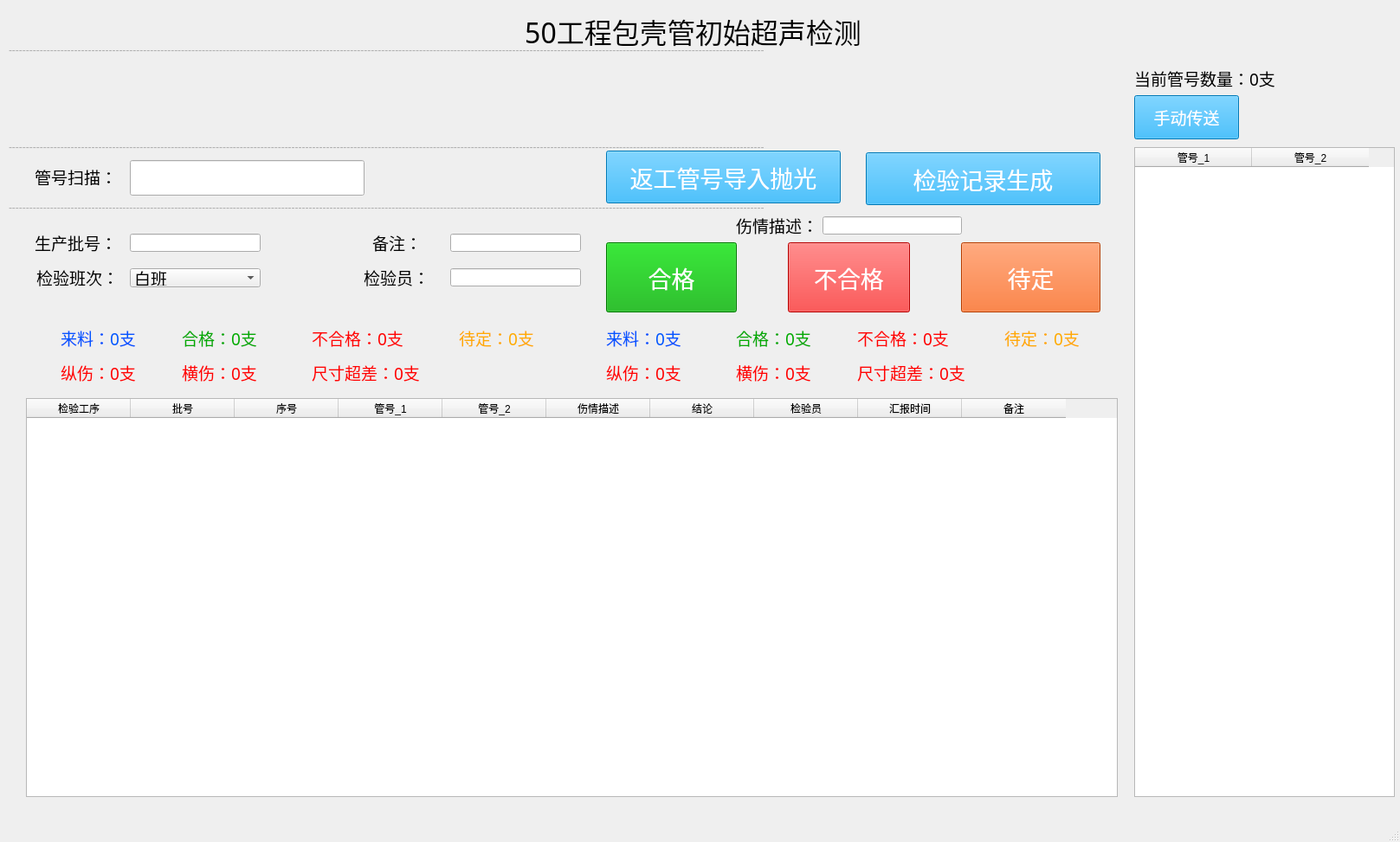
<?xml version="1.0" encoding="UTF-8"?>
<ui version="4.0">
 <class>MainWindow</class>
 <widget class="QMainWindow" name="MainWindow">
  <property name="geometry">
   <rect>
    <x>0</x>
    <y>0</y>
    <width>1617</width>
    <height>973</height>
   </rect>
  </property>
  <property name="windowTitle">
   <string>50工程包壳管初始超声检测</string>
  </property>
  <widget class="QWidget" name="centralwidget">
   <widget class="QLabel" name="label">
    <property name="geometry">
     <rect>
      <x>0</x>
      <y>0</y>
      <width>1601</width>
      <height>71</height>
     </rect>
    </property>
    <property name="font">
     <font>
      <family>黑体</family>
      <pointsize>24</pointsize>
     </font>
    </property>
    <property name="text">
     <string>50工程包壳管初始超声检测</string>
    </property>
    <property name="alignment">
     <set>Qt::AlignCenter</set>
    </property>
   </widget>
   <widget class="QLineEdit" name="Scan">
    <property name="geometry">
     <rect>
      <x>150</x>
      <y>185</y>
      <width>271</width>
      <height>41</height>
     </rect>
    </property>
    <property name="font">
     <font>
      <family>黑体</family>
      <pointsize>28</pointsize>
     </font>
    </property>
   </widget>
   <widget class="QLabel" name="show_Barcode">
    <property name="geometry">
     <rect>
      <x>30</x>
      <y>80</y>
      <width>1251</width>
      <height>81</height>
     </rect>
    </property>
    <property name="font">
     <font>
      <family>黑体</family>
      <pointsize>72</pointsize>
     </font>
    </property>
    <property name="styleSheet">
     <string notr="true">color:red</string>
    </property>
    <property name="text">
     <string/>
    </property>
    <property name="alignment">
     <set>Qt::AlignCenter</set>
    </property>
   </widget>
   <widget class="QLabel" name="label_3">
    <property name="geometry">
     <rect>
      <x>40</x>
      <y>194</y>
      <width>91</width>
      <height>20</height>
     </rect>
    </property>
    <property name="font">
     <font>
      <family>黑体</family>
      <pointsize>14</pointsize>
     </font>
    </property>
    <property name="text">
     <string>管号扫描：</string>
    </property>
   </widget>
   <widget class="QPushButton" name="hege_btn">
    <property name="geometry">
     <rect>
      <x>700</x>
      <y>280</y>
      <width>151</width>
      <height>81</height>
     </rect>
    </property>
    <property name="font">
     <font>
      <family>黑体</family>
      <pointsize>20</pointsize>
     </font>
    </property>
    <property name="styleSheet">
     <string notr="true">color:white;
background-color: rgb(0, 170, 0);</string>
    </property>
    <property name="text">
     <string>合格</string>
    </property>
   </widget>
   <widget class="QPushButton" name="buhege_btn">
    <property name="geometry">
     <rect>
      <x>910</x>
      <y>280</y>
      <width>141</width>
      <height>81</height>
     </rect>
    </property>
    <property name="font">
     <font>
      <family>黑体</family>
      <pointsize>20</pointsize>
     </font>
    </property>
    <property name="styleSheet">
     <string notr="true">color:white;
background-color: rgb(255, 0, 0);</string>
    </property>
    <property name="text">
     <string>不合格</string>
    </property>
   </widget>
   <widget class="QPushButton" name="daiding_btn">
    <property name="geometry">
     <rect>
      <x>1110</x>
      <y>280</y>
      <width>161</width>
      <height>81</height>
     </rect>
    </property>
    <property name="font">
     <font>
      <family>黑体</family>
      <pointsize>20</pointsize>
     </font>
    </property>
    <property name="styleSheet">
     <string notr="true">color:white;
background-color: rgb(255, 85, 0);</string>
    </property>
    <property name="text">
     <string>待定</string>
    </property>
   </widget>
   <widget class="QLabel" name="label_6">
    <property name="geometry">
     <rect>
      <x>420</x>
      <y>310</y>
      <width>91</width>
      <height>21</height>
     </rect>
    </property>
    <property name="font">
     <font>
      <family>黑体</family>
      <pointsize>14</pointsize>
     </font>
    </property>
    <property name="text">
     <string>检验员：</string>
    </property>
   </widget>
   <widget class="QLineEdit" name="biaozhun">
    <property name="geometry">
     <rect>
      <x>520</x>
      <y>270</y>
      <width>151</width>
      <height>21</height>
     </rect>
    </property>
    <property name="font">
     <font>
      <family>黑体</family>
      <pointsize>14</pointsize>
     </font>
    </property>
    <property name="styleSheet">
     <string notr="true"/>
    </property>
   </widget>
   <widget class="QLabel" name="label_4">
    <property name="geometry">
     <rect>
      <x>40</x>
      <y>270</y>
      <width>91</width>
      <height>21</height>
     </rect>
    </property>
    <property name="font">
     <font>
      <family>黑体</family>
      <pointsize>14</pointsize>
     </font>
    </property>
    <property name="text">
     <string>生产批号：</string>
    </property>
   </widget>
   <widget class="QLabel" name="label_5">
    <property name="geometry">
     <rect>
      <x>430</x>
      <y>270</y>
      <width>91</width>
      <height>21</height>
     </rect>
    </property>
    <property name="font">
     <font>
      <family>黑体</family>
      <pointsize>14</pointsize>
     </font>
    </property>
    <property name="text">
     <string>备注：</string>
    </property>
   </widget>
   <widget class="QLineEdit" name="jianyanyuan">
    <property name="geometry">
     <rect>
      <x>520</x>
      <y>310</y>
      <width>151</width>
      <height>21</height>
     </rect>
    </property>
    <property name="font">
     <font>
      <family>黑体</family>
      <pointsize>14</pointsize>
     </font>
    </property>
    <property name="styleSheet">
     <string notr="true"/>
    </property>
   </widget>
   <widget class="QLineEdit" name="pihao">
    <property name="geometry">
     <rect>
      <x>150</x>
      <y>270</y>
      <width>151</width>
      <height>21</height>
     </rect>
    </property>
    <property name="font">
     <font>
      <family>黑体</family>
      <pointsize>14</pointsize>
     </font>
    </property>
    <property name="styleSheet">
     <string notr="true"/>
    </property>
   </widget>
   <widget class="QLabel" name="label_7">
    <property name="geometry">
     <rect>
      <x>42</x>
      <y>310</y>
      <width>91</width>
      <height>21</height>
     </rect>
    </property>
    <property name="font">
     <font>
      <family>黑体</family>
      <pointsize>14</pointsize>
     </font>
    </property>
    <property name="text">
     <string>检验班次：</string>
    </property>
   </widget>
   <widget class="QComboBox" name="banci">
    <property name="geometry">
     <rect>
      <x>150</x>
      <y>310</y>
      <width>151</width>
      <height>22</height>
     </rect>
    </property>
    <property name="font">
     <font>
      <family>黑体</family>
      <pointsize>14</pointsize>
     </font>
    </property>
    <property name="styleSheet">
     <string notr="true"/>
    </property>
    <item>
     <property name="text">
      <string>白班</string>
     </property>
    </item>
    <item>
     <property name="text">
      <string>中班</string>
     </property>
    </item>
    <item>
     <property name="text">
      <string>夜班</string>
     </property>
    </item>
   </widget>
   <widget class="QTableWidget" name="table_data">
    <property name="geometry">
     <rect>
      <x>30</x>
      <y>460</y>
      <width>1261</width>
      <height>461</height>
     </rect>
    </property>
    <property name="autoScroll">
     <bool>true</bool>
    </property>
    <property name="editTriggers">
     <set>QAbstractItemView::NoEditTriggers</set>
    </property>
    <property name="verticalScrollMode">
     <enum>QAbstractItemView::ScrollPerItem</enum>
    </property>
    <property name="sortingEnabled">
     <bool>false</bool>
    </property>
    <property name="cornerButtonEnabled">
     <bool>true</bool>
    </property>
    <attribute name="horizontalHeaderMinimumSectionSize">
     <number>30</number>
    </attribute>
    <attribute name="horizontalHeaderDefaultSectionSize">
     <number>120</number>
    </attribute>
    <attribute name="verticalHeaderMinimumSectionSize">
     <number>25</number>
    </attribute>
    <attribute name="verticalHeaderDefaultSectionSize">
     <number>30</number>
    </attribute>
    <column>
     <property name="text">
      <string>检验工序</string>
     </property>
    </column>
    <column>
     <property name="text">
      <string>批号</string>
     </property>
    </column>
    <column>
     <property name="text">
      <string>序号</string>
     </property>
    </column>
    <column>
     <property name="text">
      <string>管号_1</string>
     </property>
    </column>
    <column>
     <property name="text">
      <string>管号_2</string>
     </property>
    </column>
    <column>
     <property name="text">
      <string>伤情描述</string>
     </property>
    </column>
    <column>
     <property name="text">
      <string>结论</string>
     </property>
    </column>
    <column>
     <property name="text">
      <string>检验员</string>
     </property>
    </column>
    <column>
     <property name="text">
      <string>汇报时间</string>
     </property>
    </column>
    <column>
     <property name="text">
      <string>备注</string>
     </property>
    </column>
   </widget>
   <widget class="QLabel" name="label_2">
    <property name="geometry">
     <rect>
      <x>10</x>
      <y>160</y>
      <width>1271</width>
      <height>20</height>
     </rect>
    </property>
    <property name="styleSheet">
     <string notr="true">color: rgb(173, 173, 173);</string>
    </property>
    <property name="text">
     <string>---------------------------------------------------------------------------------------------------------------------------------------------------------------------------------------------------------------------------</string>
    </property>
   </widget>
   <widget class="QLabel" name="label_8">
    <property name="geometry">
     <rect>
      <x>10</x>
      <y>230</y>
      <width>1271</width>
      <height>20</height>
     </rect>
    </property>
    <property name="styleSheet">
     <string notr="true">color: rgb(173, 173, 173);</string>
    </property>
    <property name="text">
     <string>---------------------------------------------------------------------------------------------------------------------------------------------------------------------------------------------------------------------------</string>
    </property>
   </widget>
   <widget class="QLabel" name="label_9">
    <property name="geometry">
     <rect>
      <x>10</x>
      <y>50</y>
      <width>1271</width>
      <height>16</height>
     </rect>
    </property>
    <property name="styleSheet">
     <string notr="true">color: rgb(173, 173, 173);</string>
    </property>
    <property name="text">
     <string>---------------------------------------------------------------------------------------------------------------------------------------------------------------------------------------------------------------------------</string>
    </property>
   </widget>
   <widget class="QPushButton" name="daiding_btn_R">
    <property name="geometry">
     <rect>
      <x>700</x>
      <y>174</y>
      <width>271</width>
      <height>61</height>
     </rect>
    </property>
    <property name="font">
     <font>
      <family>黑体</family>
      <pointsize>20</pointsize>
     </font>
    </property>
    <property name="styleSheet">
     <string notr="true">color:white;
background-color: rgb(0, 170, 255);</string>
    </property>
    <property name="text">
     <string>返工管号导入抛光</string>
    </property>
   </widget>
   <widget class="QLineEdit" name="shangqing">
    <property name="geometry">
     <rect>
      <x>950</x>
      <y>250</y>
      <width>161</width>
      <height>21</height>
     </rect>
    </property>
    <property name="font">
     <font>
      <family>黑体</family>
      <pointsize>14</pointsize>
     </font>
    </property>
    <property name="styleSheet">
     <string notr="true"/>
    </property>
   </widget>
   <widget class="QLabel" name="label_10">
    <property name="geometry">
     <rect>
      <x>850</x>
      <y>250</y>
      <width>91</width>
      <height>21</height>
     </rect>
    </property>
    <property name="font">
     <font>
      <family>黑体</family>
      <pointsize>14</pointsize>
     </font>
    </property>
    <property name="text">
     <string>伤情描述：</string>
    </property>
   </widget>
   <widget class="QLabel" name="HG">
    <property name="geometry">
     <rect>
      <x>210</x>
      <y>380</y>
      <width>131</width>
      <height>21</height>
     </rect>
    </property>
    <property name="font">
     <font>
      <family>黑体</family>
      <pointsize>14</pointsize>
     </font>
    </property>
    <property name="styleSheet">
     <string notr="true">color: rgb(0, 170, 0);</string>
    </property>
    <property name="text">
     <string>合格：0支</string>
    </property>
   </widget>
   <widget class="QLabel" name="BHG">
    <property name="geometry">
     <rect>
      <x>360</x>
      <y>380</y>
      <width>141</width>
      <height>21</height>
     </rect>
    </property>
    <property name="font">
     <font>
      <family>黑体</family>
      <pointsize>14</pointsize>
     </font>
    </property>
    <property name="styleSheet">
     <string notr="true">color: rgb(255, 0, 0);</string>
    </property>
    <property name="text">
     <string>不合格：0支</string>
    </property>
   </widget>
   <widget class="QLabel" name="DD">
    <property name="geometry">
     <rect>
      <x>530</x>
      <y>380</y>
      <width>141</width>
      <height>21</height>
     </rect>
    </property>
    <property name="font">
     <font>
      <family>黑体</family>
      <pointsize>14</pointsize>
     </font>
    </property>
    <property name="styleSheet">
     <string notr="true">color: rgb(255, 170, 0);</string>
    </property>
    <property name="text">
     <string>待定：0支</string>
    </property>
   </widget>
   <widget class="QLabel" name="LL">
    <property name="geometry">
     <rect>
      <x>70</x>
      <y>380</y>
      <width>131</width>
      <height>21</height>
     </rect>
    </property>
    <property name="font">
     <font>
      <family>黑体</family>
      <pointsize>14</pointsize>
     </font>
    </property>
    <property name="styleSheet">
     <string notr="true">color: rgb(0, 85, 255);</string>
    </property>
    <property name="text">
     <string>来料：0支</string>
    </property>
   </widget>
   <widget class="QPushButton" name="jilu_btn">
    <property name="geometry">
     <rect>
      <x>1000</x>
      <y>176</y>
      <width>271</width>
      <height>61</height>
     </rect>
    </property>
    <property name="font">
     <font>
      <family>黑体</family>
      <pointsize>20</pointsize>
     </font>
    </property>
    <property name="styleSheet">
     <string notr="true">color:white;
background-color: rgb(0, 170, 255);</string>
    </property>
    <property name="text">
     <string>检验记录生成</string>
    </property>
   </widget>
   <widget class="QTableWidget" name="table_Barcode">
    <property name="geometry">
     <rect>
      <x>1310</x>
      <y>170</y>
      <width>301</width>
      <height>751</height>
     </rect>
    </property>
    <attribute name="horizontalHeaderDefaultSectionSize">
     <number>135</number>
    </attribute>
    <column>
     <property name="text">
      <string>管号_1</string>
     </property>
    </column>
    <column>
     <property name="text">
      <string>管号_2</string>
     </property>
    </column>
   </widget>
   <widget class="QLabel" name="shu">
    <property name="geometry">
     <rect>
      <x>1310</x>
      <y>80</y>
      <width>301</width>
      <height>21</height>
     </rect>
    </property>
    <property name="font">
     <font>
      <family>黑体</family>
      <pointsize>14</pointsize>
     </font>
    </property>
    <property name="text">
     <string>当前管号数量：0支</string>
    </property>
   </widget>
   <widget class="QPushButton" name="chuansong_btn">
    <property name="geometry">
     <rect>
      <x>1310</x>
      <y>110</y>
      <width>121</width>
      <height>51</height>
     </rect>
    </property>
    <property name="font">
     <font>
      <family>SimSun</family>
      <pointsize>14</pointsize>
     </font>
    </property>
    <property name="styleSheet">
     <string notr="true">color:white;
background-color: rgb(0, 170, 255);</string>
    </property>
    <property name="text">
     <string>手动传送</string>
    </property>
   </widget>
   <widget class="QLabel" name="LL_2">
    <property name="geometry">
     <rect>
      <x>700</x>
      <y>380</y>
      <width>131</width>
      <height>21</height>
     </rect>
    </property>
    <property name="font">
     <font>
      <family>黑体</family>
      <pointsize>14</pointsize>
     </font>
    </property>
    <property name="styleSheet">
     <string notr="true">color: rgb(0, 85, 255);</string>
    </property>
    <property name="text">
     <string>来料：0支</string>
    </property>
   </widget>
   <widget class="QLabel" name="DD_2">
    <property name="geometry">
     <rect>
      <x>1160</x>
      <y>380</y>
      <width>111</width>
      <height>21</height>
     </rect>
    </property>
    <property name="font">
     <font>
      <family>黑体</family>
      <pointsize>14</pointsize>
     </font>
    </property>
    <property name="styleSheet">
     <string notr="true">color: rgb(255, 170, 0);</string>
    </property>
    <property name="text">
     <string>待定：0支</string>
    </property>
   </widget>
   <widget class="QLabel" name="BHG_2">
    <property name="geometry">
     <rect>
      <x>990</x>
      <y>380</y>
      <width>131</width>
      <height>21</height>
     </rect>
    </property>
    <property name="font">
     <font>
      <family>黑体</family>
      <pointsize>14</pointsize>
     </font>
    </property>
    <property name="styleSheet">
     <string notr="true">color: rgb(255, 0, 0);</string>
    </property>
    <property name="text">
     <string>不合格：0支</string>
    </property>
   </widget>
   <widget class="QLabel" name="HG_2">
    <property name="geometry">
     <rect>
      <x>850</x>
      <y>380</y>
      <width>131</width>
      <height>21</height>
     </rect>
    </property>
    <property name="font">
     <font>
      <family>黑体</family>
      <pointsize>14</pointsize>
     </font>
    </property>
    <property name="styleSheet">
     <string notr="true">color: rgb(0, 170, 0);</string>
    </property>
    <property name="text">
     <string>合格：0支</string>
    </property>
   </widget>
   <widget class="QLabel" name="BHG_ZS">
    <property name="geometry">
     <rect>
      <x>70</x>
      <y>420</y>
      <width>131</width>
      <height>21</height>
     </rect>
    </property>
    <property name="font">
     <font>
      <family>黑体</family>
      <pointsize>14</pointsize>
     </font>
    </property>
    <property name="styleSheet">
     <string notr="true">color: rgb(255, 0, 0);</string>
    </property>
    <property name="text">
     <string>纵伤：0支</string>
    </property>
   </widget>
   <widget class="QLabel" name="BHG_HS">
    <property name="geometry">
     <rect>
      <x>210</x>
      <y>420</y>
      <width>131</width>
      <height>21</height>
     </rect>
    </property>
    <property name="font">
     <font>
      <family>黑体</family>
      <pointsize>14</pointsize>
     </font>
    </property>
    <property name="styleSheet">
     <string notr="true">color: rgb(255, 0, 0);</string>
    </property>
    <property name="text">
     <string>横伤：0支</string>
    </property>
   </widget>
   <widget class="QLabel" name="BHG_CC">
    <property name="geometry">
     <rect>
      <x>360</x>
      <y>420</y>
      <width>181</width>
      <height>21</height>
     </rect>
    </property>
    <property name="font">
     <font>
      <family>黑体</family>
      <pointsize>14</pointsize>
     </font>
    </property>
    <property name="styleSheet">
     <string notr="true">color: rgb(255, 0, 0);</string>
    </property>
    <property name="text">
     <string>尺寸超差：0支</string>
    </property>
   </widget>
   <widget class="QLabel" name="BHG_2_ZS">
    <property name="geometry">
     <rect>
      <x>700</x>
      <y>420</y>
      <width>131</width>
      <height>21</height>
     </rect>
    </property>
    <property name="font">
     <font>
      <family>黑体</family>
      <pointsize>14</pointsize>
     </font>
    </property>
    <property name="styleSheet">
     <string notr="true">color: rgb(255, 0, 0);</string>
    </property>
    <property name="text">
     <string>纵伤：0支</string>
    </property>
   </widget>
   <widget class="QLabel" name="BHG_2_CC">
    <property name="geometry">
     <rect>
      <x>990</x>
      <y>420</y>
      <width>191</width>
      <height>21</height>
     </rect>
    </property>
    <property name="font">
     <font>
      <family>黑体</family>
      <pointsize>14</pointsize>
     </font>
    </property>
    <property name="styleSheet">
     <string notr="true">color: rgb(255, 0, 0);</string>
    </property>
    <property name="text">
     <string>尺寸超差：0支</string>
    </property>
   </widget>
   <widget class="QLabel" name="BHG_2_HS">
    <property name="geometry">
     <rect>
      <x>850</x>
      <y>420</y>
      <width>131</width>
      <height>21</height>
     </rect>
    </property>
    <property name="font">
     <font>
      <family>黑体</family>
      <pointsize>14</pointsize>
     </font>
    </property>
    <property name="styleSheet">
     <string notr="true">color: rgb(255, 0, 0);</string>
    </property>
    <property name="text">
     <string>横伤：0支</string>
    </property>
   </widget>
  </widget>
  <widget class="QMenuBar" name="menubar">
   <property name="geometry">
    <rect>
     <x>0</x>
     <y>0</y>
     <width>1617</width>
     <height>23</height>
    </rect>
   </property>
  </widget>
  <widget class="QStatusBar" name="statusbar"/>
 </widget>
 <resources/>
 <connections>
  <connection>
   <sender>hege_btn</sender>
   <signal>clicked()</signal>
   <receiver>Scan</receiver>
   <slot>setFocus()</slot>
   <hints>
    <hint type="sourcelabel">
     <x>777</x>
     <y>355</y>
    </hint>
    <hint type="destinationlabel">
     <x>404</x>
     <y>224</y>
    </hint>
   </hints>
  </connection>
  <connection>
   <sender>buhege_btn</sender>
   <signal>clicked()</signal>
   <receiver>Scan</receiver>
   <slot>setFocus()</slot>
   <hints>
    <hint type="sourcelabel">
     <x>968</x>
     <y>336</y>
    </hint>
    <hint type="destinationlabel">
     <x>416</x>
     <y>236</y>
    </hint>
   </hints>
  </connection>
  <connection>
   <sender>daiding_btn</sender>
   <signal>clicked()</signal>
   <receiver>Scan</receiver>
   <slot>setFocus()</slot>
   <hints>
    <hint type="sourcelabel">
     <x>1119</x>
     <y>320</y>
    </hint>
    <hint type="destinationlabel">
     <x>411</x>
     <y>245</y>
    </hint>
   </hints>
  </connection>
 </connections>
</ui>
